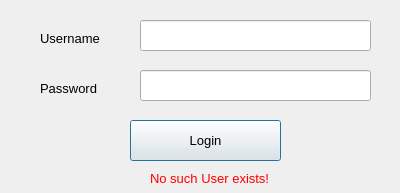
<?xml version="1.0" encoding="UTF-8"?>
<ui version="4.0">
 <class>Dialog</class>
 <widget class="QDialog" name="Dialog">
  <property name="geometry">
   <rect>
    <x>0</x>
    <y>0</y>
    <width>400</width>
    <height>193</height>
   </rect>
  </property>
  <property name="windowTitle">
   <string>Dialog</string>
  </property>
  <widget class="QPushButton" name="Login_Button">
   <property name="geometry">
    <rect>
     <x>130</x>
     <y>120</y>
     <width>151</width>
     <height>41</height>
    </rect>
   </property>
   <property name="font">
    <font>
     <pointsize>10</pointsize>
    </font>
   </property>
   <property name="text">
    <string>Login</string>
   </property>
  </widget>
  <widget class="QLabel" name="Username_Label">
   <property name="geometry">
    <rect>
     <x>40</x>
     <y>30</y>
     <width>131</width>
     <height>16</height>
    </rect>
   </property>
   <property name="font">
    <font>
     <pointsize>10</pointsize>
    </font>
   </property>
   <property name="text">
    <string>Username</string>
   </property>
  </widget>
  <widget class="QLineEdit" name="Username_Entry">
   <property name="geometry">
    <rect>
     <x>140</x>
     <y>20</y>
     <width>231</width>
     <height>31</height>
    </rect>
   </property>
  </widget>
  <widget class="QLineEdit" name="Password_Entry">
   <property name="geometry">
    <rect>
     <x>140</x>
     <y>70</y>
     <width>231</width>
     <height>31</height>
    </rect>
   </property>
   <property name="echoMode">
    <enum>QLineEdit::Password</enum>
   </property>
  </widget>
  <widget class="QLabel" name="Password_Label">
   <property name="geometry">
    <rect>
     <x>40</x>
     <y>80</y>
     <width>81</width>
     <height>16</height>
    </rect>
   </property>
   <property name="font">
    <font>
     <pointsize>10</pointsize>
    </font>
   </property>
   <property name="text">
    <string>Password</string>
   </property>
  </widget>
  <widget class="QLabel" name="Error_Label">
   <property name="geometry">
    <rect>
     <x>150</x>
     <y>170</y>
     <width>121</width>
     <height>16</height>
    </rect>
   </property>
   <property name="font">
    <font>
     <pointsize>10</pointsize>
    </font>
   </property>
   <property name="styleSheet">
    <string notr="true">color: #f00</string>
   </property>
   <property name="text">
    <string>No such User exists!</string>
   </property>
  </widget>
 </widget>
 <resources/>
 <connections/>
</ui>
